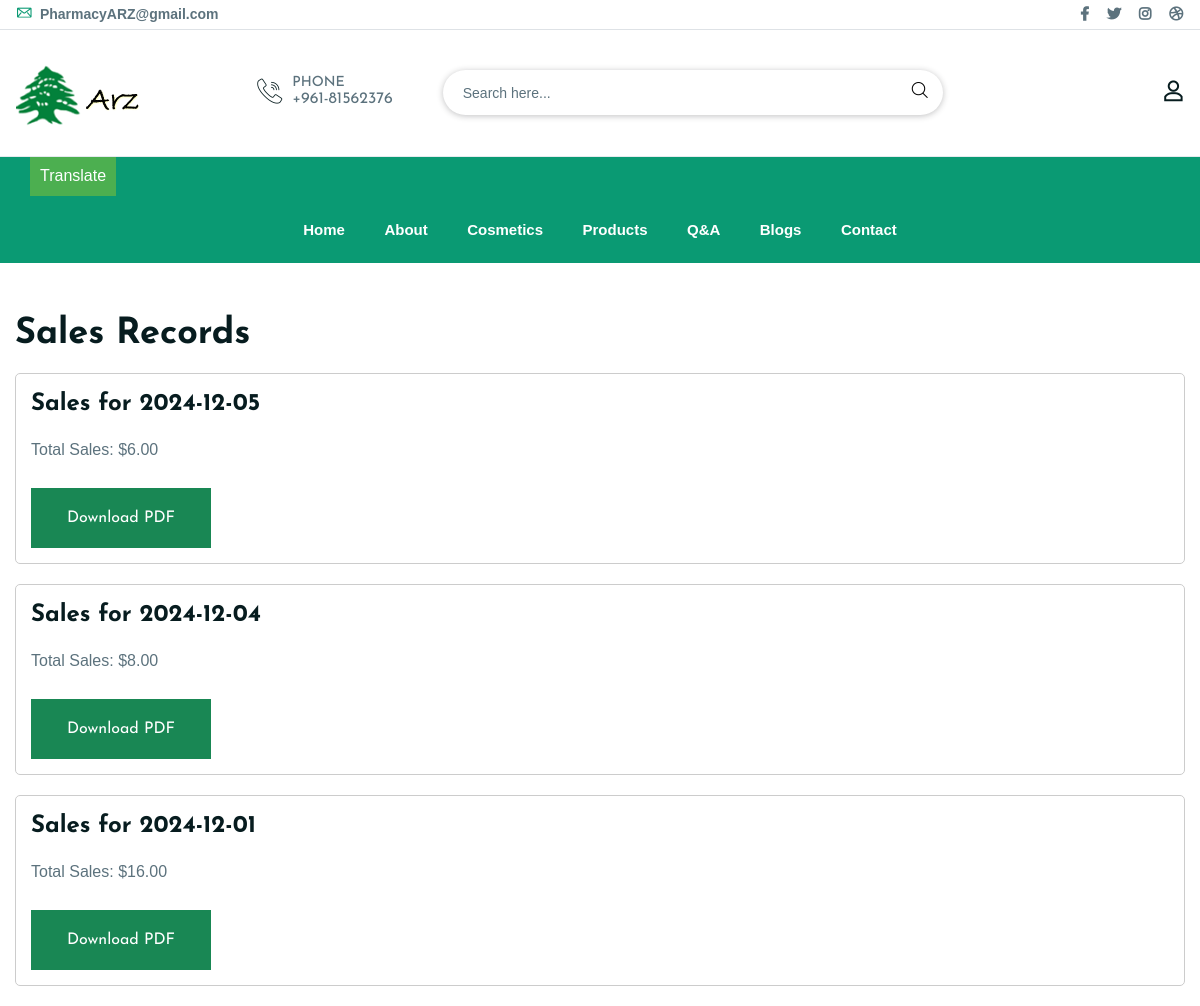
The page /ARZ/daily_sales.php on the database its author committed.
### tables this page shows
CREATE TABLE `sales_records` (
  `id` int(11) NOT NULL,
  `sale_date` date NOT NULL,
  `total_price` decimal(10,2) NOT NULL DEFAULT 0.00
);

### ARZ/daily_sales.php (the view, shortened to what this page needs)
<?php
include('./connection.php');
$sales_dates_query = "SELECT DISTINCT sale_date FROM sales_records ORDER BY sale_date DESC";
$sales_dates_result = $conn->query($sales_dates_query);
?>
<!DOCTYPE html>
<html lang="en">
<head>
</head>
<body>
<div class="container mt-5">
    <h1 class="mb-3">Sales Records</h1>
    <?php if ($sales_dates_result && $sales_dates_result->num_rows > 0): ?>
        <?php while ($row = $sales_dates_result->fetch_assoc()): ?>
            <?php
                $date = $row['sale_date'];
                $total_query = "SELECT total_price FROM sales_records WHERE sale_date = ?";
                $stmt_total = $conn->prepare($total_query);
                $stmt_total->bind_param('s', $date);
                if (!$stmt_total->execute()) {
                    log_message("Error executing total query: " . $stmt_total->error);
                    continue;
                }
                $total_result = $stmt_total->get_result()->fetch_assoc();
                $total_sales = $total_result['total_price'] ?? 0;
            ?>
            <div class="sales-record" style="margin-bottom: 20px; padding: 15px; border: 1px solid #ccc; border-radius: 5px;">
                <h3>Sales for <?php echo $date; ?></h3>
                <p>Total Sales: $<?php echo number_format($total_sales, 2); ?></p>
                <a href="generate_sales_report.php?date=<?php echo $date; ?>" class="btn btn-success">Download PDF</a>
            </div>
        <?php endwhile; ?>
    <?php else: ?>
        <p>No sales records found.</p>
    <?php endif; ?>
</div>
</body>
</html>

### ARZ/css/responsive.css (style rules this page uses)
@media (min-width: 1200px) { .container { max-width: 1200px; } }

### rows shown on the page
sales_records: total_price "6.00"
sales_records: total_price "8.00"
sales_records: total_price "16.00"

### other values the page prints
$date "2024-12-05"
$date "2024-12-04"
$date "2024-12-01"
